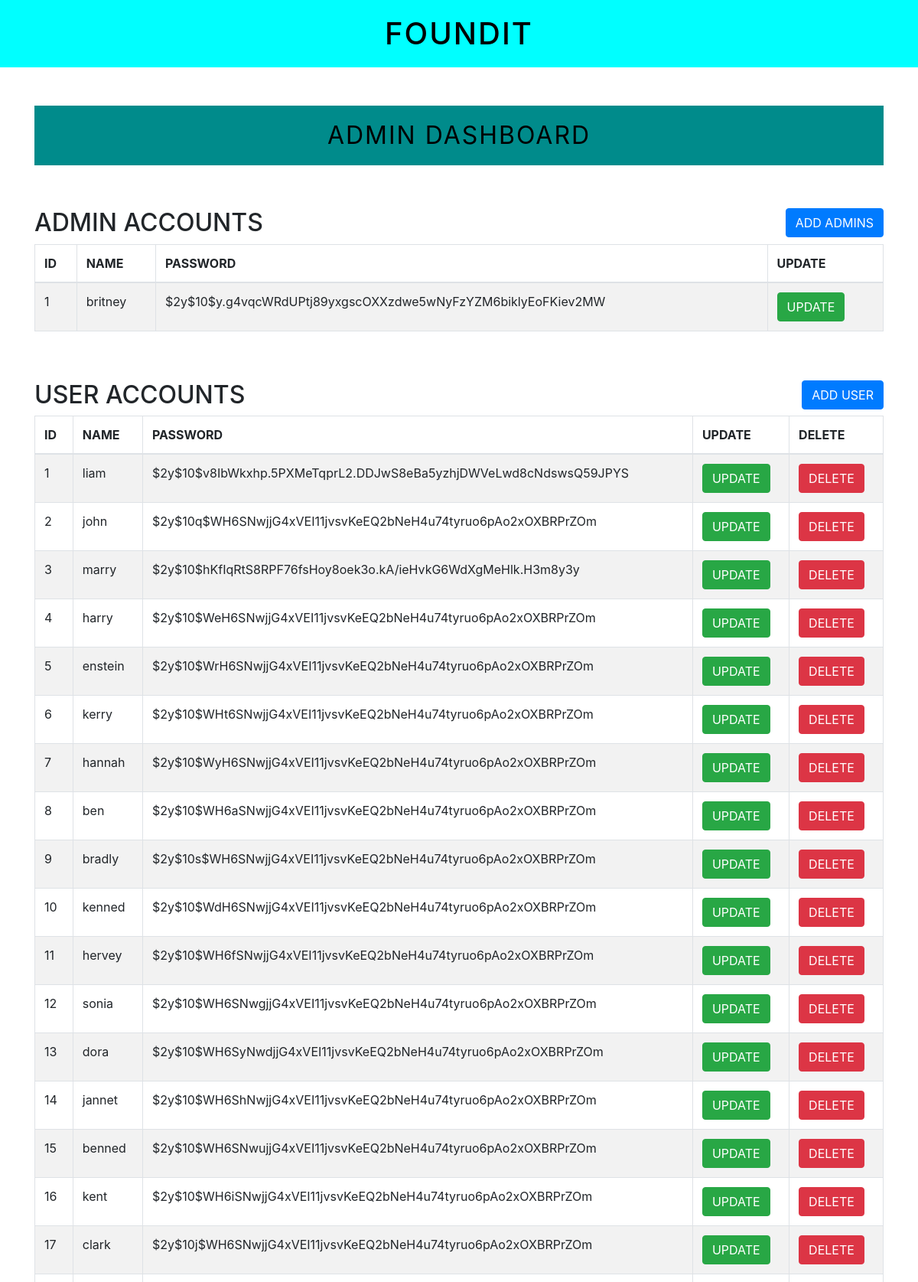
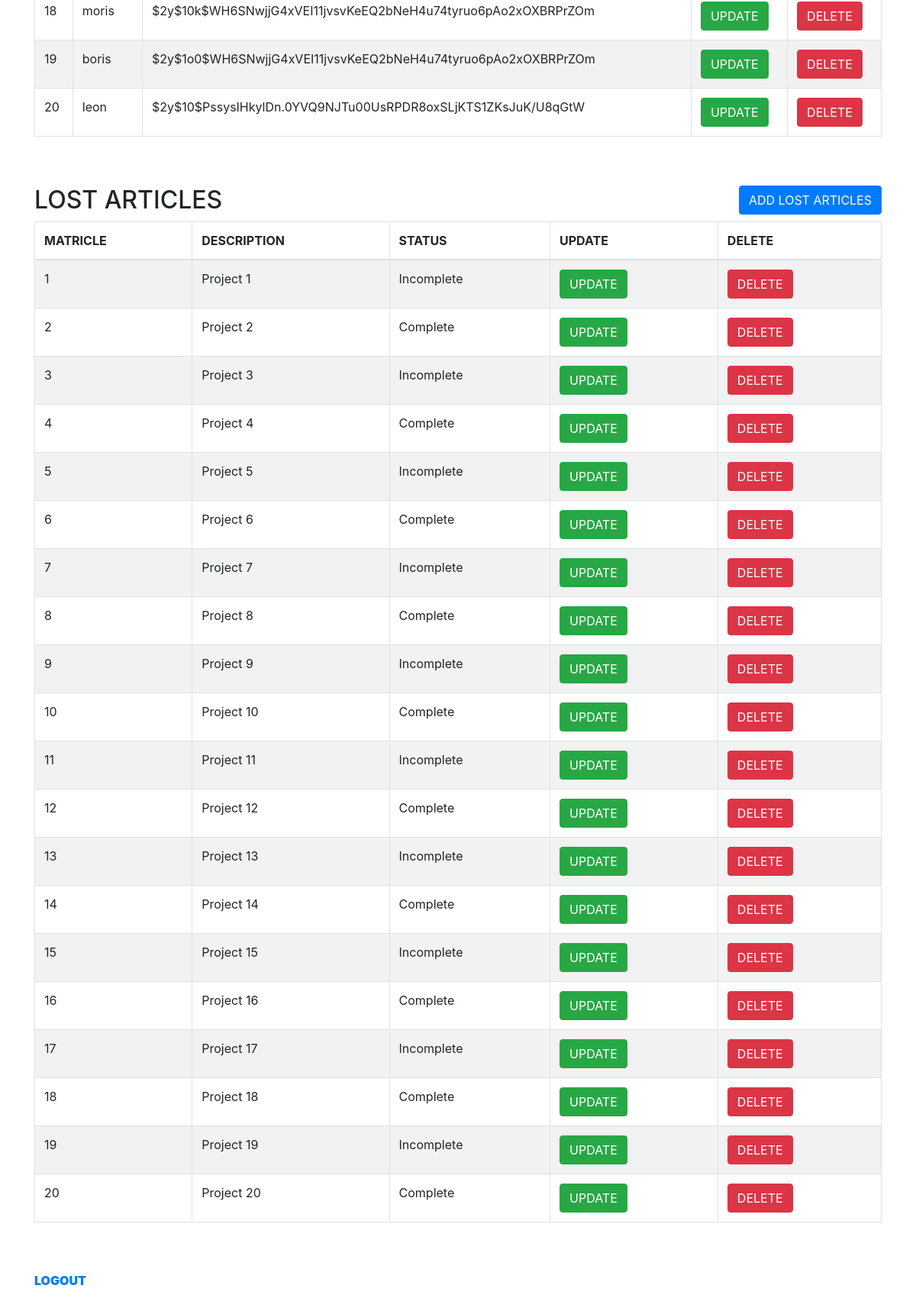
/AdminDashboard.php, run on the app's committed database (2 pictures, top to bottom).
### tables this page shows
CREATE TABLE `user` (
  `id` int(10) NOT NULL,
  `name` varchar(255) NOT NULL,
  `password` varchar(255) NOT NULL
);

CREATE TABLE `antic` (
  `id` int(10) NOT NULL,
  `title` varchar(255) NOT NULL,
  `status` varchar(255) NOT NULL
);

### AdminDashboard.php (the view, shortened to what this page needs)
<?php include("Header.php"); ?>
<?php include("DatabaseTableConnection.php"); ?>
<h2 id="admin_sub_title"><strong>ADMIN DASHBOARD</strong></h2>
<br>
<br>
<div class="box1">
    <h2>ADMIN ACCOUNTS</h2>
    <button type="button" class="btn btn-primary" data-toggle="modal" data-target="#AdminForm">ADD ADMINS</button>
</div>
<table class="table table-hover table-bordered table-striped">
    <thead>
        <tr>
            <th>ID</th>
            <th>NAME</th>
            <th>PASSWORD</th>
            <th>UPDATE</th>
        </tr>
    </thead>
    <tbody>
        <?php
        $query = ("SELECT * FROM admin");
        $result = mysqli_query($database_connection, $query);
        if (!$result) {
            die("Connection Failed" . mysqli_error());
        } else {
            while ($row = mysqli_fetch_assoc($result)) {
        ?>
                <tr>
                    <td><?php echo $row['id']; ?></th>
                    <td><?php echo $row['name']; ?></th>
                    <td><?php echo $row['password']; ?></th>
                    <td><a href="AdminUpdateFunction.php?id=<?php echo $row['id']; ?>" class="btn btn-success">UPDATE</a></td>
                </tr>
        <?php
            }
        }
        ?>
    </tbody>
</table>
<br>
<br>
<div class="box1">
    <h2>USER ACCOUNTS</h2>
    <button type="button" class="btn btn-primary" data-toggle="modal" data-target="#UserForm">ADD USER</button>
</div>
<table class="table table-hover table-bordered table-striped">
    <thead>
        <tr>
            <th>ID</th>
            <th>NAME</th>
            <th>PASSWORD</th>
            <th>UPDATE</th>
            <th>DELETE</th>
        </tr>
    </thead>
    <tbody>
        <?php
        $database_connection = mysqli_connect(HOSTNAME, USERNAME, PASSWORD, DATABASE);
        $query = ("SELECT * FROM user");
        $result = mysqli_query($database_connection, $query);
        if (!$result) {
            die("Connection Failed" . mysqli_error());
        } else {
            while ($row = mysqli_fetch_assoc($result)) {
        ?>
                <tr>
                    <td><?php echo $row['id']; ?></th>
                    <td><?php echo $row['name']; ?></th>
                    <td><?php echo $row['password']; ?></th>
                    <td><a href="UserUpdateFunction.php?id=<?php echo $row['id']; ?>" class="btn btn-success">UPDATE</a></td>
                    <td><a href="UserDeleteFunction.php?id=<?php echo $row['id']; ?>" class="btn btn-danger">DELETE</a></td>
                </tr>
        <?php
            }
        }
        ?>
    </tbody>
</table>
<br>
<br>
<div class="box1">
    <h2>LOST ARTICLES</h2>
        <button type="button" class="btn btn-primary" data-toggle="modal" data-target="#AnticForm">ADD LOST ARTICLES</button>
</div>
<table class="table table-hover table-bordered table-striped">
    <thead>
        <tr>
            <th>MATRICLE</th>
            <th>DESCRIPTION</th>
            <th>STATUS</th>
            <th>UPDATE</th>
            <th>DELETE</th>
        </tr>
    </thead>
    <tbody>
        <?php
        $database_connection = mysqli_connect(HOSTNAME, USERNAME, PASSWORD, DATABASE);
        $query = ("SELECT * FROM antic");
        $result = mysqli_query($database_connection, $query);
        if (!$result) {
            die("Connection Failed" . mysqli_error());
        } else {
            while ($row = mysqli_fetch_assoc($result)) {
        ?>
                <tr>
                    <td><?php echo $row['id']; ?></th>
                    <td><?php echo $row['title']; ?></th>
                    <td><?php echo $row['status']; ?></th>
                    <td><a href="AnticUpdateFunction.php?id=<?php echo $row['id']; ?>" class="btn btn-success">UPDATE</a></td>
                    <td><a href="AnticDeleteFunction.php?id=<?php echo $row['id']; ?>" class="btn btn-danger">DELETE</a></td>
                </tr>
        <?php
            }
        }
        ?>
    </tbody>
</table>
<br>
<br>
<a href="Logout.php"><strong><b>LOGOUT</b></strong></a>
<br>
<br>
<?php include("Footer.php"); ?>

### Header.php (shortened to what this page needs)
<!DOCTYPE html>
<html lang="en">
<head>
    <link rel="stylesheet" href="https://maxcdn.bootstrapcdn.com/bootstrap/4.0.0/css/bootstrap.min.css">
    <link rel="stylesheet" type="text/css" href="CssStyles/stylesheet.css">
</head>
<body>
    <h1 id="admin_main_title">FOUNDIT</h1>
    <div class="container">

### Footer.php (shortened to what this page needs)
</div>
    </body>
</html>

### CssStyles/stylesheet.css (style rules this page uses)
#admin_main_title { text-align: center; background-color: aqua; color: black; padding: 20px; letter-spacing: 2px; font-weight: 500; }
#admin_sub_title { text-align: center; background-color: darkcyan; color: black; padding: 20px; letter-spacing: 2px; font-weight: 250; }
.box1 h2 { float: left; }
.box1 button { float: right; }
.container { margin-top: 50px; }

### data on the page
user: id "1", name "liam", password "$2y$10$v8IbWkxhp.5PXMeTqprL2.DDJwS8eBa5yzhjDWVeLwd8cNdswsQ59JPYS"
user: id "2", name "john", password "$2y$10q$WH6SNwjjG4xVEI11jvsvKeEQ2bNeH4u74tyruo6pAo2xOXBRPrZOm"
user: id "3", name "marry", password "$2y$10$hKfIqRtS8RPF76fsHoy8oek3o.kA/ieHvkG6WdXgMeHlk.H3m8y3y"
user: id "4", name "harry", password "$2y$10$WeH6SNwjjG4xVEI11jvsvKeEQ2bNeH4u74tyruo6pAo2xOXBRPrZOm"
user: id "5", name "enstein", password "$2y$10$WrH6SNwjjG4xVEI11jvsvKeEQ2bNeH4u74tyruo6pAo2xOXBRPrZOm"
user: id "6", name "kerry", password "$2y$10$WHt6SNwjjG4xVEI11jvsvKeEQ2bNeH4u74tyruo6pAo2xOXBRPrZOm"
user: id "7", name "hannah", password "$2y$10$WyH6SNwjjG4xVEI11jvsvKeEQ2bNeH4u74tyruo6pAo2xOXBRPrZOm"
user: id "8", name "ben", password "$2y$10$WH6aSNwjjG4xVEI11jvsvKeEQ2bNeH4u74tyruo6pAo2xOXBRPrZOm"
user: id "9", name "bradly", password "$2y$10s$WH6SNwjjG4xVEI11jvsvKeEQ2bNeH4u74tyruo6pAo2xOXBRPrZOm"
user: id "10", name "kenned", password "$2y$10$WdH6SNwjjG4xVEI11jvsvKeEQ2bNeH4u74tyruo6pAo2xOXBRPrZOm"
user: id "11", name "hervey", password "$2y$10$WH6fSNwjjG4xVEI11jvsvKeEQ2bNeH4u74tyruo6pAo2xOXBRPrZOm"
user: id "12", name "sonia", password "$2y$10$WH6SNwgjjG4xVEI11jvsvKeEQ2bNeH4u74tyruo6pAo2xOXBRPrZOm"
user: id "13", name "dora", password "$2y$10$WH6SyNwdjjG4xVEI11jvsvKeEQ2bNeH4u74tyruo6pAo2xOXBRPrZOm"
user: id "14", name "jannet", password "$2y$10$WH6ShNwjjG4xVEI11jvsvKeEQ2bNeH4u74tyruo6pAo2xOXBRPrZOm"
user: id "15", name "benned", password "$2y$10$WH6SNwujjG4xVEI11jvsvKeEQ2bNeH4u74tyruo6pAo2xOXBRPrZOm"
user: id "16", name "kent", password "$2y$10$WH6iSNwjjG4xVEI11jvsvKeEQ2bNeH4u74tyruo6pAo2xOXBRPrZOm"
user: id "17", name "clark", password "$2y$10j$WH6SNwjjG4xVEI11jvsvKeEQ2bNeH4u74tyruo6pAo2xOXBRPrZOm"
user: id "18", name "moris", password "$2y$10k$WH6SNwjjG4xVEI11jvsvKeEQ2bNeH4u74tyruo6pAo2xOXBRPrZOm"
user: id "19", name "boris", password "$2y$1o0$WH6SNwjjG4xVEI11jvsvKeEQ2bNeH4u74tyruo6pAo2xOXBRPrZOm"
user: id "20", name "leon", password "$2y$10$PssysIHkylDn.0YVQ9NJTu00UsRPDR8oxSLjKTS1ZKsJuK/U8qGtW"
antic: id "1", title "Project 1", status "Incomplete"
antic: id "2", title "Project 2", status "Complete"
antic: id "3", title "Project 3", status "Incomplete"
antic: id "4", title "Project 4", status "Complete"
antic: id "5", title "Project 5", status "Incomplete"
antic: id "6", title "Project 6", status "Complete"
antic: id "7", title "Project 7", status "Incomplete"
antic: id "8", title "Project 8", status "Complete"
antic: id "9", title "Project 9", status "Incomplete"
antic: id "10", title "Project 10", status "Complete"
antic: id "11", title "Project 11", status "Incomplete"
antic: id "12", title "Project 12", status "Complete"
antic: id "13", title "Project 13", status "Incomplete"
antic: id "14", title "Project 14", status "Complete"
antic: id "15", title "Project 15", status "Incomplete"
antic: id "16", title "Project 16", status "Complete"
antic: id "17", title "Project 17", status "Incomplete"
antic: id "18", title "Project 18", status "Complete"
antic: id "19", title "Project 19", status "Incomplete"
antic: id "20", title "Project 20", status "Complete"

### other printed values
$row['id'] "1"
$row['name'] "britney"
$row['password'] "$2y$10$y.g4vqcWRdUPtj89yxgscOXXzdwe5wNyFzYZM6biklyEoFKiev2MW"
